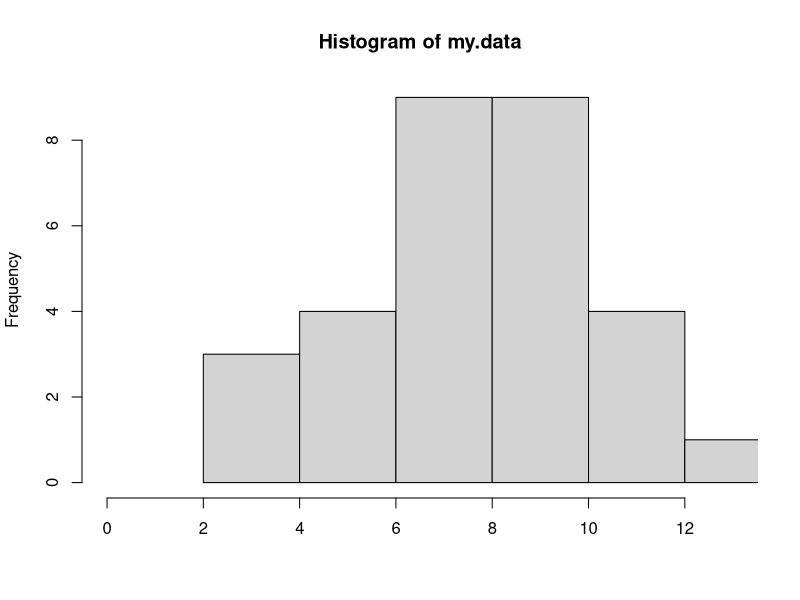
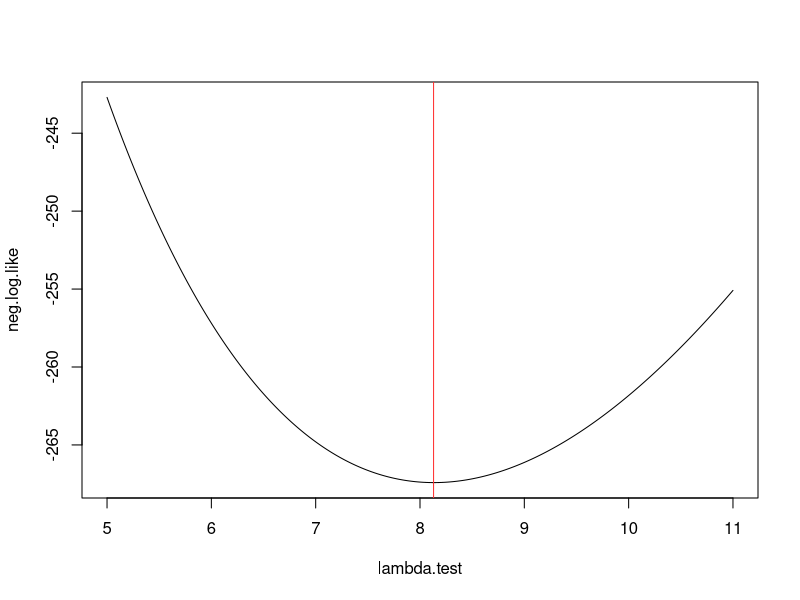
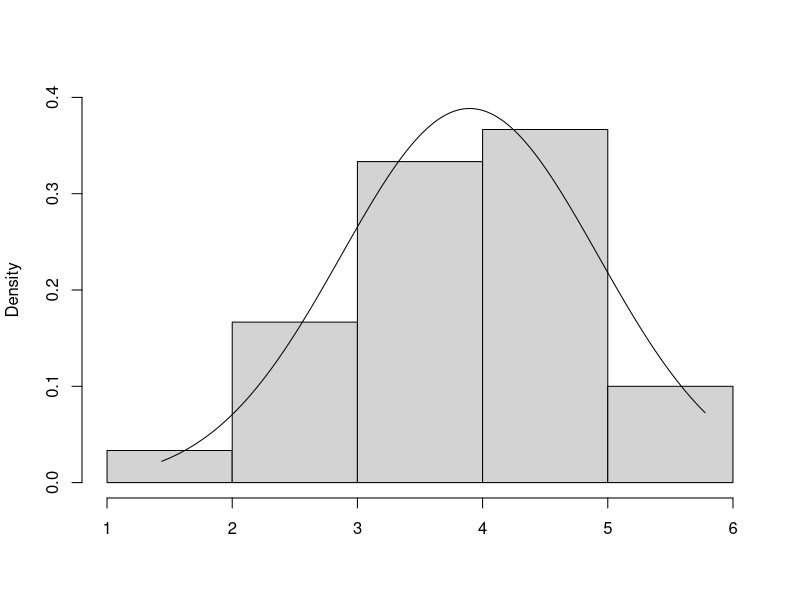

R code for these plots, in order:
## ---- chunk 1
set.seed(101)
## ---- chunk 2
my.data = rpois(30,lambda=8)
## ---- chunk 3
hist(my.data,xlab=NULL,xlim=c(0,max(my.data)))
## ---- chunk 4
f = function(x,lambda) {
  return(-sum(x*log(lambda)-lambda))
}
lambda.test = seq(5,11,by=0.01)
neg.log.like = rep(NA,length(lambda.test))
for ( ii in seq_along(lambda.test) ) {
  neg.log.like[ii] = f(my.data,lambda.test[ii])
}
plot(lambda.test,neg.log.like,typ="l")
abline(v=8.13,col="firebrick1")
cat("lambda.hat = ",lambda.test[which.min(neg.log.like)],"\n")
## ---- chunk 5
set.seed(101)
my.data = rnorm(30,mean=4,sd=1.25)

# Return negative log-likelihood for normal distribution.
# par[1] = mu  par[2] = sigma
my.fit.fun = function(my.par,my.data)
{
  -sum(log(dnorm(my.data,mean=my.par[1],sd=my.par[2])))                    # See Lab 07 for a derivation.
}
my.par = c(5,1) # initial guesses for mu and sigma
optim.out = optim(my.par,my.fit.fun,my.data=my.data,method="Nelder-Mead")  # don't compute gradient
optim.out$value # the minimum of -log.likelihood
optim.out$par   # true values are 4 and 1.25
## ---- chunk 6
hist(my.data,prob=TRUE,main=NULL,xlab=NULL,ylim=c(0,0.4))
x = seq(min(my.data),max(my.data),by=0.01)
lines(x,dnorm(x,mean=optim.out$par[1],sd=optim.out$par[2]))
## ---- chunk 7
my.fit.gradient = function(my.par,my.data)
{
  # requires taking partial derivatives of the fit metric with respect to mu (first element of output)
  #   and sigma (second element of output)
  c(sum(my.par[1]-my.data)/my.par[2]^2,-sum((my.data-my.par[1])^2)/my.par[2]^3+length(my.data)/my.par[2])
}
my.par = c(5,1) # initial guesses for mu and sigma
# compute gradient
optim.out = suppressWarnings(optim(my.par,my.fit.fun,gr=my.fit.gradient,my.data=my.data,method="BFGS"))  
optim.out$value # the minimum of -log.likelihood
optim.out$par   # true values are 4 and 1.25
## ---- chunk 8
# Return negative log-likelihood for normal distribution with fixed mean.
my.fit.fun.sd = function(sigma,my.data,my.mu)  # R assumes first argument (sigma) lies within interval
{
  -sum(log(dnorm(my.data,mean=my.mu,sd=sigma)))
}
# search for the optimum value of sigma between 0.1 and 5, conditional on mu being 4
optim.out = optimize(my.fit.fun.sd,interval=c(0.1,5),my.data=my.data,my.mu=4)
optim.out # true value 1.25
## ---- chunk 9
my.par = c(5,1.5) # initial guesses for mu and sigma -- must be in feasible region!
ui = matrix(c(1,1),nrow=1)
ci = 6
optim.out = constrOptim(my.par,my.fit.fun,grad=NULL,ui=ui,ci=ci,my.data=my.data)
optim.out$value     # the minimum of -log.likelihood
optim.out$par       # true values are 4 and 1.25
sum(optim.out$par)  # on the boundary
